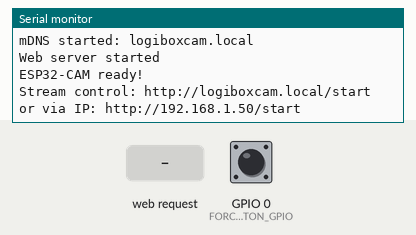
A sketch run on a simulated ESP32. Parts: the last lines printed to the serial monitor. Inputs (shaded band) come from the test bench; at power-on: GPIO 0 (FORCE_PORTAL_BUTTON_GPIO) HIGH. WiFi joins after 1.5 s; servers stay silent unless stated; uploads are accepted with an empty reply; the camera gives no picture.

Above: at 13.4 s.
13.5 s: HTTP request GET /start received
At 14.0 s:
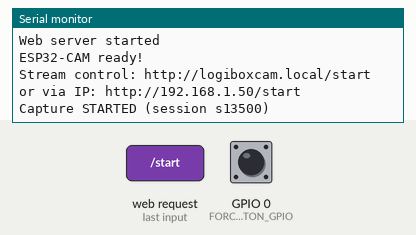
15.0 s: HTTP request GET /stop received
At 16.2 s:
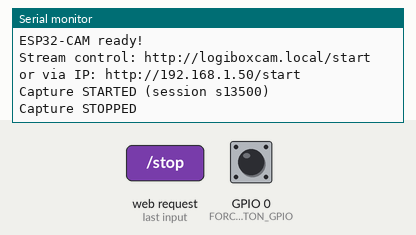
16.5 s: HTTP request GET /start?vault=1 received
At 20.3 s:
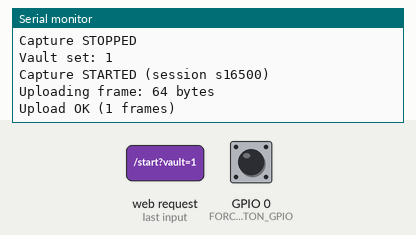

The sketch:

LogiBox_ESP32CAM.ino
```cpp
/*
  LogiBox - ESP32-CAM Snapshot Camera
  -----------------------------------
  Captures a JPEG every CAPTURE_INTERVAL_MS while "capturing" and uploads it
  to the LogiBox web app via the Vercel /api/camera-upload endpoint.

  NON-BLOCKING: capture + upload run in a background task on core 0, so the
  web server (main loop) keeps answering /start, /stop and /status instantly
  even while a slow upload is in flight. If an upload is still running when
  the next capture interval fires, that frame is skipped - no backlog.

  The capture loop is started/stopped by the keypad ESP32 (LogiBox_OTP_Vault):
      http://<THIS_IP>/start   -> begin capturing
      http://<THIS_IP>/stop    -> stop capturing

  Board: AI-Thinker ESP32-CAM (OV2640)
  Libraries required (Arduino Library Manager or git clone into Arduino/libraries):
    - esp32-camera  (https://github.com/espressif/esp32-camera)
    - WiFiManager   (tablatronix, via Library Manager)
    - Built-in: WiFi, WebServer, HTTPClient, WiFiClientSecure, ESPmDNS

  IMPORTANT:
    - Must be on the SAME 2.4GHz WiFi network as the keypad ESP32.
    - WiFi is configured with WiFiManager: on first boot (or when the saved
      network is gone) this device starts a portal AP named "LogiBoxCam".
      Join it from a phone, open http://192.168.4.1, and enter the WiFi
      credentials once - they are stored in NVS and survive re-flashes.
    - To join a DIFFERENT WiFi network later: power the camera on, wait
      about 2 seconds, then press and HOLD the FLASH button (GPIO0) for
      3 seconds, then RELEASE it. The camera wipes its saved WiFi and
      reopens the "LogiBoxCam" portal - join it from a phone, open
      http://192.168.4.1, and enter the new network's credentials.
    - NOTE: GPIO0 is the camera's XCLK pin and a boot-strap pin. On the
      AI-Thinker board the flash LED is GPIO4; the physical FLASH button
      only exists on the ESP32-CAM-MB programmer board (GPIO0 to GND).
      Do NOT hold GPIO0 while powering on - that puts the chip in
      download (flash) mode instead of running this sketch.
    - The keypad finds this camera via the mDNS hostname "logiboxcam".
    - The ESP32-CAM has no USB; use a USB-TTL adapter (3.3V) connected to
      GPIO1 (TX), GPIO3 (RX), GND, and hold GPIO0 to GND while plugging in
      to enter download mode.
*/

#include <WiFi.h>
#include <WiFiClientSecure.h>
#include <HTTPClient.h>
#include <WebServer.h>
#include <WiFiManager.h>
#include <ESPmDNS.h>
#include "esp_camera.h"
#include <string.h>
#include "freertos/FreeRTOS.h"
#include "freertos/task.h"

// ---------------- CONFIG: EDIT THESE ----------------
// WiFi credentials are NOT stored here - configure them once per device via
// the WiFiManager portal (AP name "LogiBoxCam", http://192.168.4.1).

// This device's ID - must match a device doc in Firestore:
//   devices/esp32-cam-001 = { ownerUid: "<your uid>", status: "active" }
const char* DEVICE_ID     = "esp32-cam-001";

// Vercel API endpoint for snapshot uploads
const char* FUNCTION_URL  = "https://logibox-bit-deploy-3xzd.vercel.app/api/camera-upload";

// Capture interval - 3 seconds gives good delivery-evidence density while
// staying on top of upload time and Firestore's free write quota
const unsigned long CAPTURE_INTERVAL_MS = 3000;

// mDNS hostname the keypad uses to find this camera on the LAN.
const char* MDNS_HOSTNAME = "logiboxcam";

// GPIO0 is the FLASH button on the ESP32-CAM-MB programmer board (it
// connects GPIO0 to GND). Hold it for ~3 seconds shortly after power-on to
// erase saved WiFi settings and reopen the "LogiBoxCam" setup portal (use
// this to join a NEW WiFi network). GPIO0 must be read BEFORE the camera is
// initialized, because the camera driver uses it as the 20MHz XCLK clock.
#define FORCE_PORTAL_BUTTON_GPIO 0
// -----------------------------------------------------

// ---------------- Camera State ----------------
WebServer server(80);
bool capturing = false;
unsigned long lastCaptureTime = 0;
unsigned long framesUploaded = 0;
unsigned long lastUploadMs = 0;
int lastHttpCode = 0;

// Capture + upload run in a background task so the web server never blocks.
// The main loop only flags that a frame is due; if a previous upload is still
// running, the frame is skipped (no backlog) instead of freezing /stop,/start.
TaskHandle_t uploadTaskHandle = NULL;
volatile bool uploadPending = false;

// One TLS + HTTP keep-alive connection, reused for every frame upload.
// Creating a fresh WiFiClientSecure per frame (every 3s) exhausts heap and
// the radio, which shows up as "connection refused" on every upload.
WiFiClientSecure secureClient;
HTTPClient http;

// Self-heal counters: N consecutive connect/upload failures, or a silent
// upload stall while capturing, trigger an automatic reboot (the modem can
// wedge under sustained capture+TLS load and stop answering mDNS).
int consecutiveConnectFailures = 0;

// Re-announce mDNS whenever WiFi reconnects, so the keypad rediscovers us
// without a manual power cycle.
bool mdnsAnnounced = true;

// Delivery session state. Every frame uploaded during a session is tagged with
// these so the web app can group them and label the session with a vault id.
String sessionId = "";
String currentVaultId = "";

// ---------------- Camera Pin Configuration (AI-Thinker) ----------------

#define CAMERA_MODEL_AI_THINKER
#define PWDN_GPIO_NUM     32
#define RESET_GPIO_NUM    -1
#define XCLK_GPIO_NUM     0
#define SIOD_GPIO_NUM     26
#define SIOC_GPIO_NUM     27
#define Y9_GPIO_NUM       35
#define Y8_GPIO_NUM       34
#define Y7_GPIO_NUM       39
#define Y6_GPIO_NUM       36
#define Y5_GPIO_NUM       21
#define Y4_GPIO_NUM       19
#define Y3_GPIO_NUM       18
#define Y2_GPIO_NUM       5
#define VSYNC_GPIO_NUM    25
#define HREF_GPIO_NUM     23
#define PCLK_GPIO_NUM     22

void setup() {
  Serial.begin(115200);
  Serial.println("=== LogiBox ESP32-CAM Starting ===");
  delay(300);

  // Check for the force-portal button BEFORE the camera is initialized.
  // GPIO0 doubles as the camera's XCLK clock and as a boot-strap pin, so it
  // can only be read cleanly at this point, right after power-on.
  Serial.println("(To force WiFi setup: within ~5s hold FLASH for 3s.)");
  if (forcePortalRequested()) {
    Serial.println("\n=== FORCE SETUP PORTAL ===");
    Serial.println("FLASH button held 3s - erasing saved WiFi settings.");

    WiFiManager wm;
    wm.resetSettings();
    delay(1000);
    Serial.println("Saved WiFi erased.");
    Serial.println("RELEASE the FLASH button now, then join the 'LogiBoxCam'");
    Serial.println("hotspot from your phone and open http://192.168.4.1");

    // Only reboot once the button is released: GPIO0 held low during reset
    // would strap the chip into download mode instead of running the sketch.
    // If it is still held, fall through - with no saved network, the portal
    // opens in this boot anyway.
    if (waitForRelease()) {
      Serial.println("Button released. Rebooting into the setup portal...");
      delay(500);
      ESP.restart();
    } else {
      Serial.println("Button still held - continuing; portal will still open.");
    }
  }

  initCamera();

  connectWiFi();

  // One persistent TLS + HTTP keep-alive connection for all frame uploads.
  secureClient.setInsecure();
  http.setTimeout(5000);
  http.setReuse(true);
  // Content-Type is identical for every frame. It must be set once here:
  // HTTPClient only discards its header list in end() - which is deliberately
  // never called (keep-alive) - so addHeader() per frame would leak memory.
  http.addHeader("Content-Type", "application/octet-stream");
  lastUploadMs = millis();

  setupRoutes();

  // Background task handles capture + upload so the web server never blocks.
  xTaskCreatePinnedToCore(uploadTask, "upload", 8192, NULL, 1, &uploadTaskHandle, 0);

  Serial.println("ESP32-CAM ready!");
  Serial.print("Stream control: http://");
  Serial.print(MDNS_HOSTNAME);
  Serial.println(".local/start");
  Serial.print("or via IP: http://");
  Serial.print(WiFi.localIP());
  Serial.println("/start");
}

void loop() {
  server.handleClient();

  // WiFi recovery: the ESP32-CAM radio can drop its association mid-session
  // under sustained capture + TLS load. Reconnect and re-announce mDNS so the
  // keypad finds us again without a manual power cycle.
  if (WiFi.status() != WL_CONNECTED) {
    mdnsAnnounced = false;
    static unsigned long lastReconnectAttempt = 0;
    if (millis() - lastReconnectAttempt >= 10000UL) {
      lastReconnectAttempt = millis();
      Serial.println("WiFi lost - reconnecting");
      WiFi.reconnect();
    }
  } else if (!mdnsAnnounced) {
    mdnsAnnounced = true;
    MDNS.begin(MDNS_HOSTNAME);
    MDNS.addService("http", "tcp", 80);
    Serial.println("mDNS re-announced after reconnect");
  }

  // Self-heal: a wedged upload task or a dead TLS path stalls all frames. If
  // nothing uploads in ~60s, or the last 5 attempts all failed, reboot.
  if (capturing) {
    if (consecutiveConnectFailures >= 5) {
      Serial.println("5 consecutive upload failures - rebooting camera");
      delay(500);
      ESP.restart();
    }
    if (millis() - lastUploadMs >= 60000UL) {
      Serial.println("No successful upload in 60s - rebooting camera");
      delay(500);
      ESP.restart();
    }
  }

  if (capturing && millis() - lastCaptureTime >= CAPTURE_INTERVAL_MS) {
    lastCaptureTime = millis();
    if (!uploadPending) {
      uploadPending = true;  // if a previous upload is still running, skip this frame
    }
  }
}

// Runs on core 0. Does the slow capture + upload work so the web server on
// the main loop keeps answering /start, /stop, /status instantly.
void uploadTask(void* param) {
  for (;;) {
    if (uploadPending) {
      uploadPending = false;
      captureAndUpload();
    }
    vTaskDelay(pdMS_TO_TICKS(20));
  }
}

// ---------------- Camera Init ----------------

void initCamera() {
  camera_config_t config;
  config.ledc_channel = LEDC_CHANNEL_0;
  config.ledc_timer = LEDC_TIMER_0;
  config.pin_d0 = Y2_GPIO_NUM;
  config.pin_d1 = Y3_GPIO_NUM;
  config.pin_d2 = Y4_GPIO_NUM;
  config.pin_d3 = Y5_GPIO_NUM;
  config.pin_d4 = Y6_GPIO_NUM;
  config.pin_d5 = Y7_GPIO_NUM;
  config.pin_d6 = Y8_GPIO_NUM;
  config.pin_d7 = Y9_GPIO_NUM;
  config.pin_xclk = XCLK_GPIO_NUM;
  config.pin_pclk = PCLK_GPIO_NUM;
  config.pin_vsync = VSYNC_GPIO_NUM;
  config.pin_href = HREF_GPIO_NUM;
  config.pin_sscb_sda = SIOD_GPIO_NUM;
  config.pin_sscb_scl = SIOC_GPIO_NUM;
  config.pin_pwdn = PWDN_GPIO_NUM;
  config.pin_reset = RESET_GPIO_NUM;
  config.xclk_freq_hz = 20000000;
  config.pixel_format = PIXFORMAT_JPEG;

  config.grab_mode = CAMERA_GRAB_WHEN_EMPTY;
  config.fb_location = CAMERA_FB_IN_PSRAM;
  config.fb_count = 2;

  // VGA (640x480) keeps each snapshot small enough to store in Firestore
  config.frame_size = FRAMESIZE_VGA;
  config.jpeg_quality = 12;

  esp_err_t err = esp_camera_init(&config);
  if (err != ESP_OK) {
    Serial.printf("Camera init failed with error 0x%x\n", err);
    return;
  }

  sensor_t* s = esp_camera_sensor_get();
  if (s) {
    s->set_framesize(s, FRAMESIZE_VGA);
    s->set_quality(s, 12);
  }
}

// ---------------- WiFi ----------------

void connectWiFi() {
  Serial.println("Connecting to WiFi via WiFiManager...");

  WiFi.mode(WIFI_STA);

  WiFiManager wm;
  wm.setConfigPortalTimeout(180); // give 3 min for phone setup, then reboot

  String savedSSID = wm.getWiFiSSID();
  if (savedSSID.length() > 0) {
    Serial.print("Saved WiFi network: ");
    Serial.println(savedSSID);
  } else {
    Serial.println("No saved WiFi network - first boot or settings erased.");
  }

  wm.setAPCallback([](WiFiManager* wm) {
    Serial.println("\n=== WIFI SETUP REQUIRED ===");
    Serial.println("Join the 'LogiBoxCam' hotspot from your phone,");
    Serial.println("open http://192.168.4.1 and enter your WiFi credentials.");
  });

  if (!wm.autoConnect("LogiBoxCam")) {
    Serial.println("\nWiFi FAILED to connect!");
    return;
  }

  Serial.println("\nWiFi connected!");
  Serial.print("Network (SSID): ");
  Serial.println(WiFi.SSID());
  Serial.print("IP Address: ");
  Serial.println(WiFi.localIP());
  Serial.print("MAC Address: ");
  Serial.println(WiFi.macAddress());

  if (MDNS.begin(MDNS_HOSTNAME)) {
    MDNS.addService("http", "tcp", 80);
    Serial.print("mDNS started: ");
    Serial.print(MDNS_HOSTNAME);
    Serial.println(".local");
  }
}

// Returns true if the FLASH button (GPIO0) is held down for ~3 seconds within
// a short window right after power-on. Used to force the setup portal so the
// camera can join a new WiFi network.
// MUST be called BEFORE initCamera(): the camera driver reconfigures GPIO0 as
// the 20MHz XCLK clock, which makes the button unreadable.
bool forcePortalRequested() {
  // How long to keep listening for a button press after boot (gives you time
  // to press the FLASH button once the board is powered up). A press starting
  // at any point within this window still gets its full 3s hold (see below).
  const unsigned long WINDOW_MS = 10000;
  // How long the button must be held continuously to trigger the portal.
  const unsigned long HOLD_MS   = 3000;

  pinMode(FORCE_PORTAL_BUTTON_GPIO, INPUT_PULLUP);
  delay(100); // let the line settle

  unsigned long windowStart = millis();
  unsigned long heldSince = 0;

  // Keep listening until the window lapses AND no hold is in progress. Once a
  // press starts, we keep waiting so the hold can finish even if the window
  // would otherwise expire mid-hold.
  while (millis() - windowStart < WINDOW_MS || heldSince > 0) {
    if (digitalRead(FORCE_PORTAL_BUTTON_GPIO) == LOW) {
      if (heldSince == 0) {
        heldSince = millis();
      }
      if (millis() - heldSince >= HOLD_MS) {
        return true; // held for the full 3 seconds
      }
    } else {
      heldSince = 0; // released too early - start counting again
    }
    delay(20);
  }
  return false; // never held long enough during the window
}

// Blocks until the FLASH button (GPIO0) is released, or until a timeout.
// Returns true if it was released. Needed before rebooting: GPIO0 held low
// during reset straps the chip into download mode, so the sketch never runs.
bool waitForRelease() {
  const unsigned long TIMEOUT_MS = 10000;
  unsigned long start = millis();
  while (millis() - start < TIMEOUT_MS) {
    if (digitalRead(FORCE_PORTAL_BUTTON_GPIO) != LOW) {
      return true; // released
    }
    delay(50);
  }
  return false; // still held after the timeout
}

// ---------------- Web Server Routes ----------------

void setupRoutes() {
  // Start capturing (called by the keypad ESP32 when a session starts).
  // Optional query param: ?vault=<id> labels the session with the vault being
  // opened (sent by the keypad once the delivery vault is selected).
  server.on("/start", HTTP_GET, []() {
    capturing = true;
    lastCaptureTime = millis();

    if (sessionId.length() == 0) {
      sessionId = "s" + String((uint32_t)millis());
      framesUploaded = 0;
      consecutiveConnectFailures = 0;
      lastUploadMs = millis();
    }

    String vault = server.arg("vault");
    if (vault.length() > 0) {
      currentVaultId = vault;
      Serial.print("Vault set: ");
      Serial.println(currentVaultId);
    }

    Serial.print("Capture STARTED (session ");
    Serial.print(sessionId);
    Serial.println(")");
    server.send(200, "application/json", "{\"success\":true,\"capturing\":true}");
  });

  // Stop capturing (called by the keypad ESP32 when returning to idle)
  server.on("/stop", HTTP_GET, []() {
    capturing = false;
    sessionId = "";
    currentVaultId = "";
    Serial.println("Capture STOPPED");
    server.send(200, "application/json", "{\"success\":true,\"capturing\":false}");
  });

  // Debug status
  server.on("/status", HTTP_GET, []() {
    String json = "{";
    json += "\"capturing\":" + String(capturing ? "true" : "false") + ",";
    json += "\"framesUploaded\":" + String(framesUploaded) + ",";
    json += "\"lastHttpCode\":" + String(lastHttpCode);
    json += "}";
    server.send(200, "application/json", json);
  });

  // Diagnostic: shows where the camera is and what it's doing.
  server.on("/whoami", HTTP_GET, []() {
    String json = "{";
    json += "\"ip\":\"" + WiFi.localIP().toString() + "\",";
    json += "\"ssid\":\"" + String(WiFi.SSID()) + "\",";
    json += "\"hostname\":\"" + String(MDNS_HOSTNAME) + "\",";
    json += "\"capturing\":" + String(capturing ? "true" : "false");
    json += "}";
    server.send(200, "application/json", json);
  });

  server.begin();
  Serial.println("Web server started");
}

// ---------------- Capture + Upload ----------------

void captureAndUpload() {
  camera_fb_t* fb = esp_camera_fb_get();
  if (!fb) {
    Serial.println("Camera capture failed");
    return;
  }

  if (fb->len == 0) {
    Serial.println("Empty frame captured");
    esp_camera_fb_return(fb);
    return;
  }

  if (WiFi.status() != WL_CONNECTED) {
    Serial.println("WiFi down, skipping upload");
    esp_camera_fb_return(fb);
    return;
  }

  uploadFrame(fb);

  esp_camera_fb_return(fb);
}

// Uploads the raw JPEG bytes as a binary POST body.
// deviceId travels in the query string to keep the body purely the image.
void uploadFrame(camera_fb_t* fb) {
  Serial.printf("Uploading frame: %u bytes\n", fb->len);

  String url = String(FUNCTION_URL) + "?deviceId=" + DEVICE_ID;
  if (sessionId.length() > 0) {
    url += "&sessionId=" + sessionId;
  }
  if (currentVaultId.length() > 0) {
    url += "&vaultId=" + currentVaultId;
  }

  // Reuses the persistent secureClient + http handle (keep-alive). begin()
  // transparently reconnects if the server dropped the previous connection.
  // Never call http.end() here: that tears down the TLS socket and we would be
  // back to a fresh handshake - and fresh heap churn - every single frame.
  if (!http.begin(secureClient, url)) {
    consecutiveConnectFailures++;
    Serial.print("TLS connect failed (");
    Serial.print(consecutiveConnectFailures);
    Serial.println(" consecutive) - skipping frame");
    return;
  }

  int httpCode = http.POST(fb->buf, fb->len);
  lastHttpCode = httpCode;

  if (httpCode == 200) {
    consecutiveConnectFailures = 0;
    framesUploaded++;
    lastUploadMs = millis();
    Serial.print("Upload OK (");
    Serial.print(framesUploaded);
    Serial.println(" frames)");
  } else if (httpCode > 0) {
    Serial.print("Upload failed, HTTP ");
    Serial.println(httpCode);
  } else {
    consecutiveConnectFailures++;
    Serial.print("Upload error: ");
    Serial.println(http.errorToString(httpCode));
  }
}
```

Measured:
- after the input at 13.5 s, the serial monitor: prints a new line at once (image 1)
- after the input at 15.0 s, the serial monitor: prints a new line at once (image 2)
- after the input at 16.5 s, the serial monitor: prints a new line at once (image 3)
